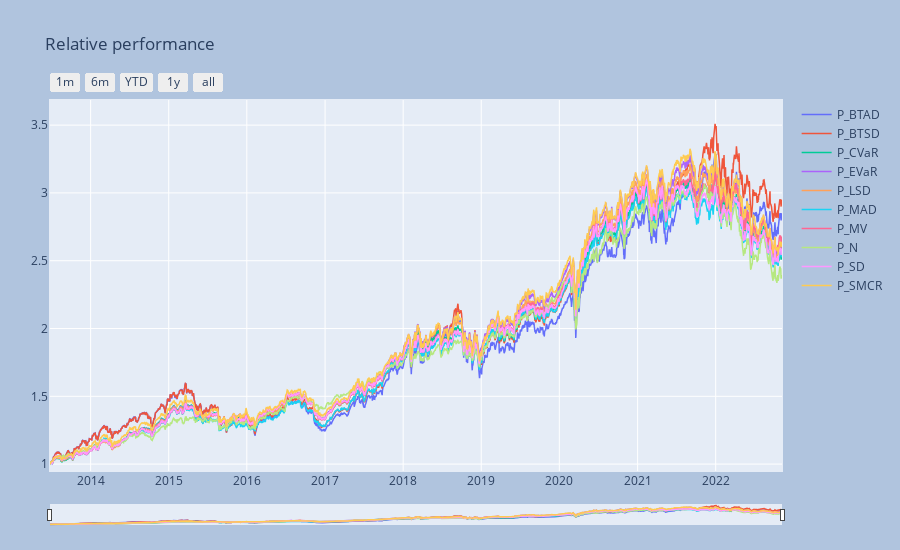

Notebook code cell kept with this figure:
### Code cell
_ = ps.port_view_all(componly=True, fancy=True, title="Relative performance")

### Figure 1 — Plotly figure (JSON) as saved in the notebook; plotly's stock layout.template omitted (floating-point values rounded to 4 significant figures; data arrays with more than 128 entries replaced by an {"elided": "..."} marker saying what was removed)
{"data": [{"line": {"width": 1.5}, "name": "P_BTAD", "type": "scatter", "x": {"elided": "2361 str values"}, "y": {"elided": "2361 float values"}}, {"line": {"width": 1.5}, "name": "P_BTSD", "type": "scatter", "x": {"elided": "2361 str values"}, "y": {"elided": "2361 float values"}}, {"line": {"width": 1.5}, "name": "P_CVaR", "type": "scatter", "x": {"elided": "2361 str values"}, "y": {"elided": "2361 float values"}}, {"line": {"width": 1.5}, "name": "P_EVaR", "type": "scatter", "x": {"elided": "2361 str values"}, "y": {"elided": "2361 float values"}}, {"line": {"width": 1.5}, "name": "P_LSD", "type": "scatter", "x": {"elided": "2361 str values"}, "y": {"elided": "2361 float values"}}, {"line": {"width": 1.5}, "name": "P_MAD", "type": "scatter", "x": {"elided": "2361 str values"}, "y": {"elided": "2361 float values"}}, {"line": {"width": 1.5}, "name": "P_MV", "type": "scatter", "x": {"elided": "2361 str values"}, "y": {"elided": "2361 float values"}}, {"line": {"width": 1.5}, "name": "P_N", "type": "scatter", "x": {"elided": "2361 str values"}, "y": {"elided": "2361 float values"}}, {"line": {"width": 1.5}, "name": "P_SD", "type": "scatter", "x": {"elided": "2361 str values"}, "y": {"elided": "2361 float values"}}, {"line": {"width": 1.5}, "name": "P_SMCR", "type": "scatter", "x": {"elided": "2361 str values"}, "y": {"elided": "2361 float values"}}], "layout": {"autosize": false, "height": 550, "margin": {"b": 25, "l": 50, "pad": 1, "r": 50, "t": 100}, "paper_bgcolor": "LightSteelBlue", "title": {"text": "Relative performance"}, "width": 900, "xaxis": {"autorange": false, "fixedrange": false, "range": ["2013-06-25T00:00:00", "2022-11-07T00:00:00"], "rangeselector": {"buttons": [{"count": 1, "label": "1m", "step": "month", "stepmode": "backward"}, {"count": 6, "label": "6m", "step": "month", "stepmode": "backward"}, {"count": 1, "label": "YTD", "step": "year", "stepmode": "todate"}, {"count": 1, "label": "1y", "step": "year", "stepmode": "backward"}, {"step": "all"}]}, "rangeslider": {"thickness": 0.05, "visible": true}, "title": {}, "type": "date"}, "yaxis": {"autorange": false, "fixedrange": false, "range": [0.9491, 3.685], "title": {}}}}
